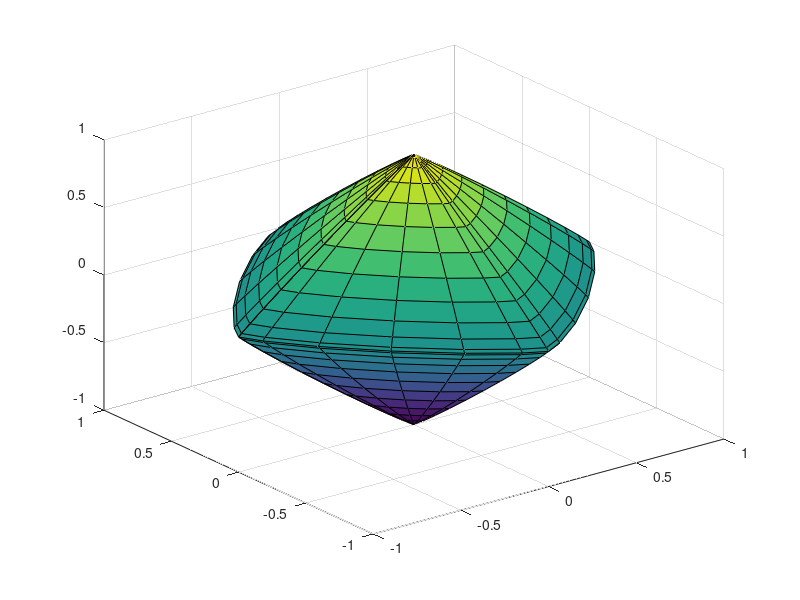

MATLAB code to generate this figure:
function [xx,yy,zz] = superquad(n,e,m)
%SUPERQUAD Barr's "superquadrics" ellipsoid.
%   [x,y,z] = SUPERQUAD(n,e,m) is a generalized ellipsoid with
%   n = vertical roundness, e = horizontal roundness and m facets.
%   If values of n and e are not given, random values are supplied.
%   The default value of m is 24.
%
%   SUPERQUAD(...) , with no output arguments, does a SURF plot.
%
%   Ref: A. H. Barr, IEEE Computer Graphics and Applications, 1981,
%        or, Graphics Gems III, David Kirk, editor, 1992.
%
%   See also XPQUAD.

%   Copyright 1984-2003 The MathWorks, Inc.

if nargin < 3, m = 24; end
if nargin < 2, e = max(0,1+randn); end
if nargin < 1, n = max(0,1+randn); end

u = (-m:2:m)/m*pi;
v = u'/2;

cosv = cos(v); sinv = sin(v);
cosu = cos(u); sinu = sin(u);
cosv(1) = 0; cosv(m+1) = 0;
sinu(1) = 0; sinu(m+1) = 0;

t = sign(cosv) .* abs(cosv).^n ;
x = t * (sign(cosu) .* abs(cosu).^e );
y = t * (sign(sinu) .* abs(sinu).^e );
z = (sign(sinv) .* abs(sinv).^n ) *  ones(size(u));

if nargout == 0
   surf(x,y,z)
else
   xx = x; yy = y; zz = z;
end
